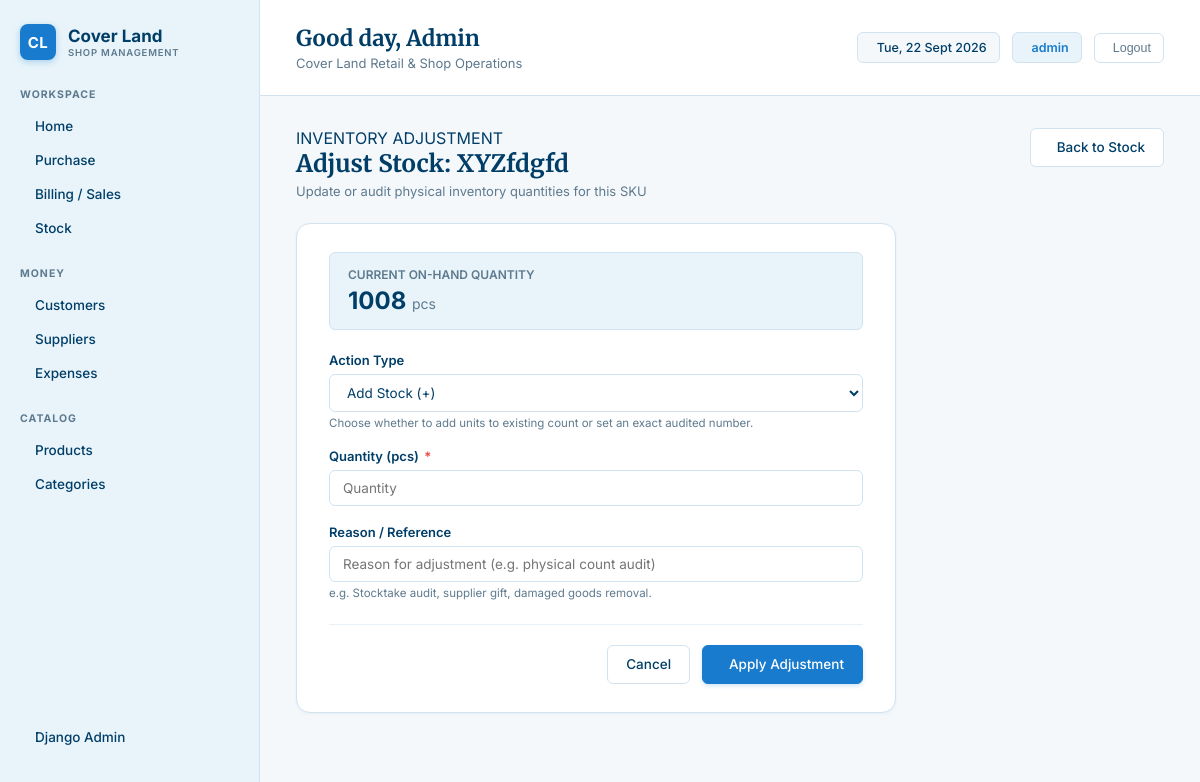
Page /stock/1/adjust/ (signed in) on the committed database.
### superadmin/models.py (models this page shows, shortened)
class Product(models.Model):
    name = models.CharField(max_length=200)
    category = models.ForeignKey(Category, on_delete=models.CASCADE, related_name='products')
    cost_price = models.DecimalField(max_digits=10, decimal_places=2, default=0.00)
    selling_price = models.DecimalField(max_digits=10, decimal_places=2, default=0.00)
    stock_quantity = models.IntegerField(default=0)
    reorder_level = models.IntegerField(default=5)
    unit = models.CharField(max_length=20, default='pcs', blank=True)
    class Meta:
        ordering = ['name']

### superadmin/views/products.py (the view, shortened to what this page needs)
# urls.py: path('stock/<int:pk>/adjust/', views.StockAdjustView.as_view(), name='stock_adjust'),
class StockAdjustView(LoginRequiredMixin, FormView):
    form_class = StockAdjustmentForm
    template_name = 'products/stock_adjust.html'
    def dispatch(self, request, *args, **kwargs):
        self.product = get_object_or_404(Product, pk=self.kwargs['pk'])
        return super().dispatch(request, *args, **kwargs)
    def get_context_data(self, **kwargs):
        context = super().get_context_data(**kwargs)
        context['product'] = self.product
        return context

### superadmin/forms/product_forms.py
class StockAdjustmentForm(forms.Form):
    adjustment_type = forms.ChoiceField(
        choices=[('add', 'Add Stock (+)'), ('set', 'Set Exact Count (=)')],
        widget=forms.Select(attrs={'class': 'form-select'})
    )
    quantity = forms.IntegerField(
        min_value=0,
        widget=forms.NumberInput(attrs={'class': 'form-control', 'placeholder': 'Quantity'})
    )
    reason = forms.CharField(
        required=False,
        widget=forms.TextInput(attrs={'class': 'form-control', 'placeholder': 'Reason for adjustment (e.g. physical count audit)'})
    )

### templates/products/stock_adjust.html (shortened to what this page needs)
{% extends 'base.html' %}
{% block content %}
<div class="page-header">
    <div class="page-title-group">
        <div class="section-title">INVENTORY ADJUSTMENT</div>
        <h1>Adjust Stock: {{ product.name }}</h1>
        <p class="page-subtitle">Update or audit physical inventory quantities for this SKU</p>
    </div>
    <div class="page-actions">
        <a href="{% url 'stock_list' %}" class="btn btn-secondary">
             Back to Stock
        </a>
    </div>
</div>
<div class="form-card" style="max-width: 600px;">
    <div style="background-color: var(--bg-sidebar); border: 1px solid var(--border-color); border-radius: var(--radius-sm); padding: 14px 18px; margin-bottom: 22px;">
        <div style="font-size: 12px; color: var(--text-secondary); text-transform: uppercase; font-weight: 600;">Current On-Hand Quantity</div>
        <div style="font-size: 24px; font-weight: 700; color: var(--text-primary); margin-top: 4px;">
            {{ product.stock_quantity }} <span style="font-size: 14px; font-weight: normal; color: var(--text-secondary);">{{ product.unit }}</span>
        </div>
    </div>
    <form method="post" novalidate>
        <div class="form-group">
            <label class="form-label" for="{{ form.adjustment_type.id_for_label }}">Action Type</label>
            {{ form.adjustment_type }}
            <p class="form-help">Choose whether to add units to existing count or set an exact audited number.</p>
        </div>
        <div class="form-group">
            <label class="form-label" for="{{ form.quantity.id_for_label }}">Quantity ({{ product.unit }}) <span class="required">*</span></label>
            {{ form.quantity }}
        </div>
        <div class="form-group">
            <label class="form-label" for="{{ form.reason.id_for_label }}">Reason / Reference</label>
            {{ form.reason }}
            <p class="form-help">e.g. Stocktake audit, supplier gift, damaged goods removal.</p>
        </div>
        <div class="form-actions">
            <a href="{% url 'stock_list' %}" class="btn btn-secondary">Cancel</a>
            <button type="submit" class="btn btn-primary">
                 Apply Adjustment
            </button>
        </div>
    </form>
</div>
{% endblock %}

### templates/base.html (shortened to what this page needs)
{% load static %}
<!DOCTYPE html>
<html lang="en">
<head>
    <link rel="stylesheet" href="{% static 'css/styles.css' %}">
</head>
<body>
    <aside class="sidebar">
        <a href="{% url 'dashboard' %}" class="brand">
            <div class="brand-icon">CL</div>
            <div class="brand-text">
                <h1>Cover Land</h1>
                <p>SHOP MANAGEMENT</p>
            </div>
        </a>
        <div class="nav-section">
            <div class="nav-title">WORKSPACE</div>
            <ul class="nav-list">
                <li>
                    <a href="{% url 'dashboard' %}" class="nav-item {% if request.resolver_match.url_name == 'dashboard' %}active{% endif %}">
                         Home
                    </a>
                </li>
                <li>
                    <a href="{% url 'purchase_list' %}" class="nav-item {% if 'purchase' in request.resolver_match.url_name %}active{% endif %}">
                         Purchase
                    </a>
                </li>
                <li>
                    <a href="{% url 'sale_list' %}" class="nav-item {% if 'sale' in request.resolver_match.url_name %}active{% endif %}">
                         Billing / Sales
                    </a>
                </li>
                <li>
                    <a href="{% url 'stock_list' %}" class="nav-item {% if request.resolver_match.url_name == 'stock_list' %}active{% endif %}">
                         Stock
                    </a>
                </li>
            </ul>
        </div>
        <div class="nav-section">
            <div class="nav-title">MONEY</div>
            <ul class="nav-list">
                <li>
                    <a href="{% url 'customer_list' %}" class="nav-item {% if 'customer' in request.resolver_match.url_name %}active{% endif %}">
                         Customers
                    </a>
                </li>
                <li>
                    <a href="{% url 'supplier_list' %}" class="nav-item {% if 'supplier' in request.resolver_match.url_name %}active{% endif %}">
                         Suppliers
                    </a>
                </li>
                <li>
                    <a href="{% url 'expense_list' %}" class="nav-item {% if 'expense' in request.resolver_match.url_name %}active{% endif %}">
                         Expenses
                    </a>
                </li>
            </ul>
        </div>
        <div class="nav-section">
            <div class="nav-title">CATALOG</div>
            <ul class="nav-list">
                <li>
                    <a href="{% url 'product_list' %}" class="nav-item ">
                         Products
                    </a>
                </li>
                <li>
                    <a href="{% url 'category_list' %}" class="nav-item {% if 'category' in request.resolver_match.url_name %}active{% endif %}">
                         Categories
                    </a>
                </li>
            </ul>
        </div>
        <div class="nav-section" style="margin-top: auto;">
            <ul class="nav-list">
                <li>
                    <a href="{% url 'admin:index' %}" class="nav-item" target="_blank">
                         Django Admin
                    </a>
                </li>
            </ul>
        </div>
    </aside>
    <main class="main-content">
        <header class="topbar">
            <div class="greeting">
                <h2>Good day, {% if user.is_authenticated %}{{ user.username|title }}{% else %}Owner{% endif %}</h2>
                <p>Cover Land Retail & Shop Operations</p>
            </div>
            <div class="user-info">
                <div class="date-badge">
                     <span id="current-date"></span>
                </div>
                <div class="user-badge">
                     {% if user.is_authenticated %}{{ user.username }}{% else %}Admin{% endif %}
                </div>
                {% if user.is_authenticated %}
                <form action="{% url 'logout' %}" method="post" style="display: inline;">
                    <button type="submit" class="logout-btn" title="Sign Out">
                         Logout
                    </button>
                </form>
                {% endif %}
            </div>
        </header>
        <div class="dashboard-container">
            {% block content %}
            {% endblock %}
        </div>
    </main>
</body>
</html>

### rows in the picture
Product: name "XYZfdgfd", stock_quantity "1008", unit "pcs"

### other values in the picture
{{ user.username|title }} "Admin"
{{ user.username }} "admin"
